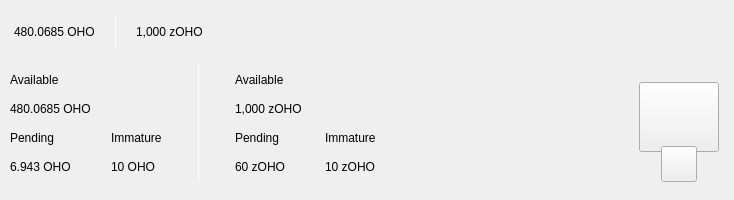
<?xml version="1.0" encoding="UTF-8"?>
<ui version="4.0">
 <class>TopBar</class>
 <widget class="QWidget" name="TopBar">
  <property name="geometry">
   <rect>
    <x>0</x>
    <y>0</y>
    <width>734</width>
    <height>200</height>
   </rect>
  </property>
  <property name="minimumSize">
   <size>
    <width>0</width>
    <height>200</height>
   </size>
  </property>
  <property name="maximumSize">
   <size>
    <width>16777215</width>
    <height>200</height>
   </size>
  </property>
  <property name="windowTitle">
   <string>Form</string>
  </property>
  <layout class="QVBoxLayout" name="verticalLayout_10" stretch="0">
   <property name="spacing">
    <number>0</number>
   </property>
   <property name="leftMargin">
    <number>0</number>
   </property>
   <property name="topMargin">
    <number>0</number>
   </property>
   <property name="rightMargin">
    <number>0</number>
   </property>
   <property name="bottomMargin">
    <number>0</number>
   </property>
   <item>
    <widget class="PFBorderImage" name="containerTop" native="true">
     <layout class="QVBoxLayout" name="verticalLayout_11">
      <property name="spacing">
       <number>0</number>
      </property>
      <property name="leftMargin">
       <number>0</number>
      </property>
      <property name="topMargin">
       <number>0</number>
      </property>
      <property name="rightMargin">
       <number>0</number>
      </property>
      <property name="bottomMargin">
       <number>0</number>
      </property>
      <item>
       <widget class="QWidget" name="top_container_2" native="true">
        <property name="minimumSize">
         <size>
          <width>0</width>
          <height>65</height>
         </size>
        </property>
        <layout class="QHBoxLayout" name="top_container">
         <property name="spacing">
          <number>0</number>
         </property>
         <property name="leftMargin">
          <number>14</number>
         </property>
         <property name="topMargin">
          <number>0</number>
         </property>
         <property name="rightMargin">
          <number>14</number>
         </property>
         <property name="bottomMargin">
          <number>0</number>
         </property>
         <item alignment="Qt::AlignVCenter">
          <widget class="QWidget" name="widgetTopAmount" native="true">
           <property name="sizePolicy">
            <sizepolicy hsizetype="Preferred" vsizetype="Maximum">
             <horstretch>0</horstretch>
             <verstretch>0</verstretch>
            </sizepolicy>
           </property>
           <layout class="QHBoxLayout" name="horizontalLayout_5">
            <property name="spacing">
             <number>0</number>
            </property>
            <property name="leftMargin">
             <number>0</number>
            </property>
            <property name="topMargin">
             <number>0</number>
            </property>
            <property name="rightMargin">
             <number>0</number>
            </property>
            <property name="bottomMargin">
             <number>0</number>
            </property>
            <item alignment="Qt::AlignTop">
             <widget class="QLabel" name="labelAmountTopOho">
              <property name="minimumSize">
               <size>
                <width>0</width>
                <height>36</height>
               </size>
              </property>
              <property name="styleSheet">
               <string notr="true">padding:0px;margin:0px;</string>
              </property>
              <property name="text">
               <string>480.0685 OHO</string>
              </property>
             </widget>
            </item>
            <item>
             <spacer name="horizontalSpacer_11">
              <property name="orientation">
               <enum>Qt::Horizontal</enum>
              </property>
              <property name="sizeType">
               <enum>QSizePolicy::Fixed</enum>
              </property>
              <property name="sizeHint" stdset="0">
               <size>
                <width>20</width>
                <height>20</height>
               </size>
              </property>
             </spacer>
            </item>
            <item alignment="Qt::AlignVCenter">
             <widget class="QLabel" name="label_16">
              <property name="minimumSize">
               <size>
                <width>1</width>
                <height>30</height>
               </size>
              </property>
              <property name="maximumSize">
               <size>
                <width>1</width>
                <height>30</height>
               </size>
              </property>
              <property name="styleSheet">
               <string notr="true">background-color:white;
padding:0px;
border:none;</string>
              </property>
              <property name="text">
               <string/>
              </property>
             </widget>
            </item>
            <item>
             <spacer name="horizontalSpacer_12">
              <property name="orientation">
               <enum>Qt::Horizontal</enum>
              </property>
              <property name="sizeType">
               <enum>QSizePolicy::Fixed</enum>
              </property>
              <property name="sizeHint" stdset="0">
               <size>
                <width>20</width>
                <height>20</height>
               </size>
              </property>
             </spacer>
            </item>
            <item alignment="Qt::AlignTop">
             <widget class="QLabel" name="labelAmountTopzOho">
              <property name="minimumSize">
               <size>
                <width>0</width>
                <height>36</height>
               </size>
              </property>
              <property name="text">
               <string>1,000 zOHO</string>
              </property>
             </widget>
            </item>
           </layout>
          </widget>
         </item>
         <item>
          <spacer name="horizontalSpacer">
           <property name="orientation">
            <enum>Qt::Horizontal</enum>
           </property>
           <property name="sizeHint" stdset="0">
            <size>
             <width>40</width>
             <height>20</height>
            </size>
           </property>
          </spacer>
         </item>
         <item>
          <layout class="QHBoxLayout" name="horizontalLayout_4">
           <property name="spacing">
            <number>12</number>
           </property>
           <property name="rightMargin">
            <number>0</number>
           </property>
           <item alignment="Qt::AlignRight">
            <widget class="QWidget" name="layoutSync" native="true">
             <property name="minimumSize">
              <size>
               <width>0</width>
               <height>36</height>
              </size>
             </property>
             <property name="maximumSize">
              <size>
               <width>16777215</width>
               <height>36</height>
              </size>
             </property>
             <layout class="QVBoxLayout" name="verticalLayout_9">
              <property name="leftMargin">
               <number>0</number>
              </property>
              <property name="topMargin">
               <number>0</number>
              </property>
              <property name="rightMargin">
               <number>0</number>
              </property>
              <property name="bottomMargin">
               <number>0</number>
              </property>
              <item>
               <widget class="ExpandableButton" name="pushButtonSync" native="true">
                <property name="minimumSize">
                 <size>
                  <width>36</width>
                  <height>36</height>
                 </size>
                </property>
                <property name="maximumSize">
                 <size>
                  <width>16777215</width>
                  <height>36</height>
                 </size>
                </property>
               </widget>
              </item>
             </layout>
            </widget>
           </item>
           <item>
            <widget class="ExpandableButton" name="pushButtonMint" native="true">
             <property name="minimumSize">
              <size>
               <width>36</width>
               <height>36</height>
              </size>
             </property>
            </widget>
           </item>
           <item>
            <widget class="ExpandableButton" name="pushButtonStack" native="true">
             <property name="minimumSize">
              <size>
               <width>36</width>
               <height>36</height>
              </size>
             </property>
            </widget>
           </item>
           <item>
            <widget class="ExpandableButton" name="pushButtonLiteNodeStaking" native="true">
             <property name="minimumSize">
              <size>
               <width>36</width>
               <height>36</height>
              </size>
             </property>
            </widget>
           </item>
           <item>
            <widget class="ExpandableButton" name="pushButtonConnection" native="true">
             <property name="minimumSize">
              <size>
               <width>36</width>
               <height>36</height>
              </size>
             </property>
            </widget>
           </item>
           <item>
            <widget class="ExpandableButton" name="pushButtonLock" native="true">
             <property name="sizePolicy">
              <sizepolicy hsizetype="Expanding" vsizetype="Expanding">
               <horstretch>0</horstretch>
               <verstretch>0</verstretch>
              </sizepolicy>
             </property>
             <property name="minimumSize">
              <size>
               <width>36</width>
               <height>0</height>
              </size>
             </property>
            </widget>
           </item>
           <item>
            <widget class="ExpandableButton" name="pushButtonTheme" native="true">
             <property name="minimumSize">
              <size>
               <width>36</width>
               <height>36</height>
              </size>
             </property>
             <property name="maximumSize">
              <size>
               <width>16777215</width>
               <height>36</height>
              </size>
             </property>
            </widget>
           </item>
           <item>
            <widget class="ExpandableButton" name="pushButtonFAQ" native="true">
             <property name="minimumSize">
              <size>
               <width>36</width>
               <height>36</height>
              </size>
             </property>
            </widget>
           </item>
          </layout>
         </item>
        </layout>
       </widget>
      </item>
      <item>
       <widget class="QWidget" name="bottom_container" native="true">
        <property name="minimumSize">
         <size>
          <width>0</width>
          <height>135</height>
         </size>
        </property>
        <layout class="QHBoxLayout" name="botton_container">
         <property name="leftMargin">
          <number>10</number>
         </property>
         <property name="topMargin">
          <number>0</number>
         </property>
         <property name="rightMargin">
          <number>10</number>
         </property>
         <property name="bottomMargin">
          <number>10</number>
         </property>
         <item>
          <layout class="QHBoxLayout" name="horizontalLayout_3">
           <property name="bottomMargin">
            <number>9</number>
           </property>
           <item>
            <layout class="QVBoxLayout" name="verticalLayout_7">
             <property name="spacing">
              <number>0</number>
             </property>
             <property name="leftMargin">
              <number>0</number>
             </property>
             <property name="rightMargin">
              <number>30</number>
             </property>
             <item>
              <layout class="QVBoxLayout" name="verticalLayout_2">
               <item>
                <widget class="QLabel" name="labelTitle1">
                 <property name="text">
                  <string>Available</string>
                 </property>
                </widget>
               </item>
               <item>
                <widget class="QLabel" name="labelAmountOho">
                 <property name="text">
                  <string>480.0685 OHO</string>
                 </property>
                </widget>
               </item>
              </layout>
             </item>
             <item>
              <layout class="QHBoxLayout" name="horizontalLayout_2">
               <property name="spacing">
                <number>0</number>
               </property>
               <item>
                <layout class="QVBoxLayout" name="verticalLayout_3">
                 <item>
                  <widget class="QLabel" name="labelTitle3">
                   <property name="text">
                    <string>Pending</string>
                   </property>
                  </widget>
                 </item>
                 <item>
                  <widget class="QLabel" name="labelPendingOho">
                   <property name="text">
                    <string>6.943 OHO</string>
                   </property>
                  </widget>
                 </item>
                </layout>
               </item>
               <item>
                <spacer name="horizontalSpacer_3">
                 <property name="orientation">
                  <enum>Qt::Horizontal</enum>
                 </property>
                 <property name="sizeType">
                  <enum>QSizePolicy::Fixed</enum>
                 </property>
                 <property name="sizeHint" stdset="0">
                  <size>
                   <width>40</width>
                   <height>20</height>
                  </size>
                 </property>
                </spacer>
               </item>
               <item>
                <layout class="QVBoxLayout" name="verticalLayout_4">
                 <item>
                  <widget class="QLabel" name="labelTitle4">
                   <property name="text">
                    <string>Immature</string>
                   </property>
                  </widget>
                 </item>
                 <item>
                  <widget class="QLabel" name="labelImmatureOho">
                   <property name="text">
                    <string>10 OHO</string>
                   </property>
                  </widget>
                 </item>
                </layout>
               </item>
              </layout>
             </item>
            </layout>
           </item>
           <item>
            <widget class="QLabel" name="label_9">
             <property name="minimumSize">
              <size>
               <width>1</width>
               <height>100</height>
              </size>
             </property>
             <property name="maximumSize">
              <size>
               <width>1</width>
               <height>16777215</height>
              </size>
             </property>
             <property name="styleSheet">
              <string notr="true">background-color:white;
padding:0px;
border:none;</string>
             </property>
             <property name="text">
              <string/>
             </property>
            </widget>
           </item>
           <item>
            <layout class="QVBoxLayout" name="verticalLayout_8">
             <property name="spacing">
              <number>0</number>
             </property>
             <property name="leftMargin">
              <number>30</number>
             </property>
             <item>
              <layout class="QVBoxLayout" name="verticalLayout">
               <item>
                <widget class="QLabel" name="labelTitle2">
                 <property name="text">
                  <string>Available</string>
                 </property>
                </widget>
               </item>
               <item>
                <widget class="QLabel" name="labelAmountzOho">
                 <property name="text">
                  <string>1,000 zOHO</string>
                 </property>
                </widget>
               </item>
              </layout>
             </item>
             <item>
              <layout class="QHBoxLayout" name="horizontalLayout">
               <property name="spacing">
                <number>0</number>
               </property>
               <item>
                <layout class="QVBoxLayout" name="verticalLayout_5">
                 <item>
                  <widget class="QLabel" name="labelTitle5">
                   <property name="text">
                    <string>Pending</string>
                   </property>
                  </widget>
                 </item>
                 <item>
                  <widget class="QLabel" name="labelPendingzOho">
                   <property name="text">
                    <string>60 zOHO</string>
                   </property>
                  </widget>
                 </item>
                </layout>
               </item>
               <item>
                <spacer name="horizontalSpacer_4">
                 <property name="orientation">
                  <enum>Qt::Horizontal</enum>
                 </property>
                 <property name="sizeType">
                  <enum>QSizePolicy::Fixed</enum>
                 </property>
                 <property name="sizeHint" stdset="0">
                  <size>
                   <width>40</width>
                   <height>20</height>
                  </size>
                 </property>
                </spacer>
               </item>
               <item>
                <layout class="QVBoxLayout" name="verticalLayout_6">
                 <item>
                  <widget class="QLabel" name="labelTitle6">
                   <property name="text">
                    <string>Immature</string>
                   </property>
                  </widget>
                 </item>
                 <item>
                  <widget class="QLabel" name="labelImmaturezOho">
                   <property name="text">
                    <string>10 zOHO</string>
                   </property>
                  </widget>
                 </item>
                </layout>
               </item>
              </layout>
             </item>
            </layout>
           </item>
          </layout>
         </item>
         <item>
          <spacer name="horizontalSpacer_2">
           <property name="orientation">
            <enum>Qt::Horizontal</enum>
           </property>
           <property name="sizeHint" stdset="0">
            <size>
             <width>40</width>
             <height>20</height>
            </size>
           </property>
          </spacer>
         </item>
         <item alignment="Qt::AlignHCenter|Qt::AlignVCenter">
          <widget class="QWidget" name="qrContainer" native="true">
           <property name="sizePolicy">
            <sizepolicy hsizetype="Preferred" vsizetype="Minimum">
             <horstretch>0</horstretch>
             <verstretch>0</verstretch>
            </sizepolicy>
           </property>
           <property name="minimumSize">
            <size>
             <width>90</width>
             <height>110</height>
            </size>
           </property>
           <property name="maximumSize">
            <size>
             <width>90</width>
             <height>110</height>
            </size>
           </property>
           <layout class="QVBoxLayout" name="containerQR">
            <property name="spacing">
             <number>0</number>
            </property>
            <property name="leftMargin">
             <number>5</number>
            </property>
            <property name="topMargin">
             <number>10</number>
            </property>
            <property name="rightMargin">
             <number>5</number>
            </property>
            <property name="bottomMargin">
             <number>0</number>
            </property>
            <item>
             <widget class="QPushButton" name="btnQr">
              <property name="minimumSize">
               <size>
                <width>70</width>
                <height>70</height>
               </size>
              </property>
              <property name="maximumSize">
               <size>
                <width>16777215</width>
                <height>70</height>
               </size>
              </property>
              <property name="focusPolicy">
               <enum>Qt::NoFocus</enum>
              </property>
              <property name="text">
               <string/>
              </property>
              <property name="iconSize">
               <size>
                <width>70</width>
                <height>70</height>
               </size>
              </property>
             </widget>
            </item>
            <item>
             <spacer name="verticalSpacer">
              <property name="orientation">
               <enum>Qt::Vertical</enum>
              </property>
              <property name="sizeType">
               <enum>QSizePolicy::Fixed</enum>
              </property>
              <property name="sizeHint" stdset="0">
               <size>
                <width>20</width>
                <height>20</height>
               </size>
              </property>
             </spacer>
            </item>
            <item alignment="Qt::AlignHCenter|Qt::AlignBottom">
             <widget class="QPushButton" name="pushButtonQR">
              <property name="minimumSize">
               <size>
                <width>36</width>
                <height>36</height>
               </size>
              </property>
              <property name="maximumSize">
               <size>
                <width>36</width>
                <height>36</height>
               </size>
              </property>
              <property name="focusPolicy">
               <enum>Qt::NoFocus</enum>
              </property>
              <property name="text">
               <string/>
              </property>
             </widget>
            </item>
           </layout>
          </widget>
         </item>
        </layout>
       </widget>
      </item>
     </layout>
    </widget>
   </item>
  </layout>
 </widget>
 <customwidgets>
  <customwidget>
   <class>ExpandableButton</class>
   <extends>QWidget</extends>
   <header>qt/ohonetwork/expandablebutton.h</header>
   <container>1</container>
  </customwidget>
  <customwidget>
   <class>PFBorderImage</class>
   <extends>QFrame</extends>
   <header>qt/ohonetwork/pfborderimage.h</header>
   <container>1</container>
  </customwidget>
 </customwidgets>
 <resources/>
 <connections/>
</ui>
